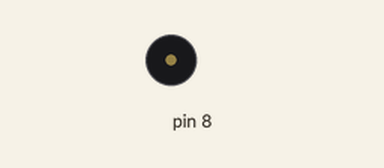
The sketch below on a simulated Arduino Uno, built with avr-gcc and run on an emulated ATmega328P. On the bench: buzzer (waves = sounding).

Above: at 3.9 s.
At 23.11 s:
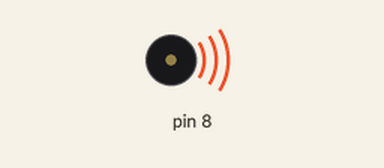
Timing chart, 0 to 23.4 s (numbered marks = the images above):
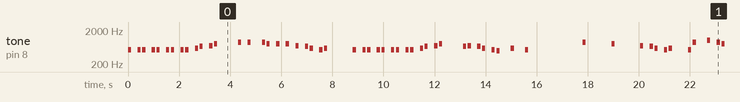

The sketch:

usamaru-song.ino
```cpp
//www.elegoo.com
//2016.12.08

#include "pitches.h"

// notes in the melody:
int melody[] = {
  NOTE_C5, NOTE_D5, NOTE_E5, NOTE_F5, NOTE_G5, NOTE_A5, NOTE_B5, NOTE_C6};
int duration = 125;  // 500 miliseconds

// usamaru song
int usamaru[] = {
  // first part
  NOTE_C5, NOTE_C5, NOTE_C5, NOTE_C5, NOTE_C5, NOTE_C5, NOTE_C5, NOTE_C5, NOTE_C5,
  NOTE_D5, NOTE_E5, NOTE_F5, NOTE_G5,
  NOTE_A5, NOTE_A5, NOTE_A5, NOTE_G5, NOTE_G5, NOTE_G5, NOTE_F5,
  NOTE_E5, NOTE_D5, NOTE_C5, NOTE_D5,

  // second part
  NOTE_C5, NOTE_C5, NOTE_C5, NOTE_C5, NOTE_C5, NOTE_C5, NOTE_C5, NOTE_C5, NOTE_C5,
  NOTE_D5, NOTE_E5, NOTE_F5, NOTE_G5,
  NOTE_E5, NOTE_F5, NOTE_E5, NOTE_D5, NOTE_C5, NOTE_B4, NOTE_D5, NOTE_C5,

  // u-sa usamaru to
  NOTE_A5, NOTE_G5, NOTE_F5, NOTE_E5, NOTE_D5, NOTE_C5, NOTE_D5,
  NOTE_C5, NOTE_A5, NOTE_B5, NOTE_A5, NOTE_G5, NOTE_F5, NOTE_E5, NOTE_D5, NOTE_C5, NOTE_D5,

  // last part
  NOTE_C5, NOTE_C5, NOTE_C5, NOTE_C5, NOTE_C5, NOTE_C5, NOTE_C5, NOTE_C5, NOTE_C5,
  NOTE_D5, NOTE_E5, NOTE_F5, NOTE_G5,
  // usamaru hajimaruyo
  NOTE_G5, NOTE_G5, NOTE_G5, NOTE_G5, NOTE_G5, NOTE_G5, NOTE_A5, NOTE_B5, NOTE_C6,
};

int delays[] = {
  // first part
  250, 125, 250, 125, 250, 125, 250, 125, 250,
  125, 250, 125, 5 * 125,
  250, 375, 125, 250, 250, 250, 250, 125, 250, 125,

  6 * 125,
  // second part
  250, 125, 250, 125, 250, 125, 250, 125, 250,
  125, 250, 125, 5 * 125,
  125, 250, 125, 250, 125, 375, 375,

  12 * 125,
  // u-sa
  6*125, 6*125, 250, 125, 250, 125, 500,
  125, 375, 250, 125, 6*125, 250, 125, 250, 125,

  6 * 125,
  // last part
  250, 125, 250, 125, 250, 125, 250, 125, 250,
  125, 250, 125, 6 * 125,

  250, 125, 250, 125, 250, 125, 250, 125, 250
};


void setup() {

}

void loop() {
  int melodyLength = sizeof(usamaru) / sizeof(usamaru[0]);
  for (int thisNote = 0; thisNote < melodyLength; thisNote++) {
    // pin8 output the voice, every scale is 0.5 sencond
    tone(8, usamaru[thisNote], duration);

    // Output the voice after several minutes
    delay(1.5 * delays[thisNote]);
  }

  // restart after two seconds
  delay(2000);
}
```

pitches.h
```cpp
/*************************************************
 * Public Constants
 *************************************************/

#define NOTE_B0  31
#define NOTE_C1  33
#define NOTE_CS1 35
#define NOTE_D1  37
#define NOTE_DS1 39
#define NOTE_E1  41
#define NOTE_F1  44
#define NOTE_FS1 46
#define NOTE_G1  49
#define NOTE_GS1 52
#define NOTE_A1  55
#define NOTE_AS1 58
#define NOTE_B1  62
#define NOTE_C2  65
#define NOTE_CS2 69
#define NOTE_D2  73
#define NOTE_DS2 78
#define NOTE_E2  82
#define NOTE_F2  87
#define NOTE_FS2 93
#define NOTE_G2  98
#define NOTE_GS2 104
#define NOTE_A2  110
#define NOTE_AS2 117
#define NOTE_B2  123
#define NOTE_C3  131
#define NOTE_CS3 139
#define NOTE_D3  147
#define NOTE_DS3 156
#define NOTE_E3  165
#define NOTE_F3  175
#define NOTE_FS3 185
#define NOTE_G3  196
#define NOTE_GS3 208
#define NOTE_A3  220
#define NOTE_AS3 233
#define NOTE_B3  247
#define NOTE_C4  262
#define NOTE_CS4 277
#define NOTE_D4  294
#define NOTE_DS4 311
#define NOTE_E4  330
#define NOTE_F4  349
#define NOTE_FS4 370
#define NOTE_G4  392
#define NOTE_GS4 415
#define NOTE_A4  440
#define NOTE_AS4 466
#define NOTE_B4  494
#define NOTE_C5  523
#define NOTE_CS5 554
#define NOTE_D5  587
#define NOTE_DS5 622
#define NOTE_E5  659
#define NOTE_F5  698
#define NOTE_FS5 740
#define NOTE_G5  784
#define NOTE_GS5 831
#define NOTE_A5  880
#define NOTE_AS5 932
#define NOTE_B5  988
#define NOTE_C6  1047
#define NOTE_CS6 1109
#define NOTE_D6  1175
#define NOTE_DS6 1245
#define NOTE_E6  1319
#define NOTE_F6  1397
#define NOTE_FS6 1480
#define NOTE_G6  1568
#define NOTE_GS6 1661
#define NOTE_A6  1760
#define NOTE_AS6 1865
#define NOTE_B6  1976
#define NOTE_C7  2093
#define NOTE_CS7 2217
#define NOTE_D7  2349
#define NOTE_DS7 2489
#define NOTE_E7  2637
#define NOTE_F7  2794
#define NOTE_FS7 2960
#define NOTE_G7  3136
#define NOTE_GS7 3322
#define NOTE_A7  3520
#define NOTE_AS7 3729
#define NOTE_B7  3951
#define NOTE_C8  4186
#define NOTE_CS8 4435
#define NOTE_D8  4699
#define NOTE_DS8 4978
```

Measured:
- by itself, tone on pin 8: plays 523 Hz for 0.13 s, 523 Hz for 0.13 s, 523 Hz for 0.13 s, 523 Hz for 0.13 s, 523 Hz for 0.13 s, 523 Hz for 0.13 s … (307 notes in this stretch)
